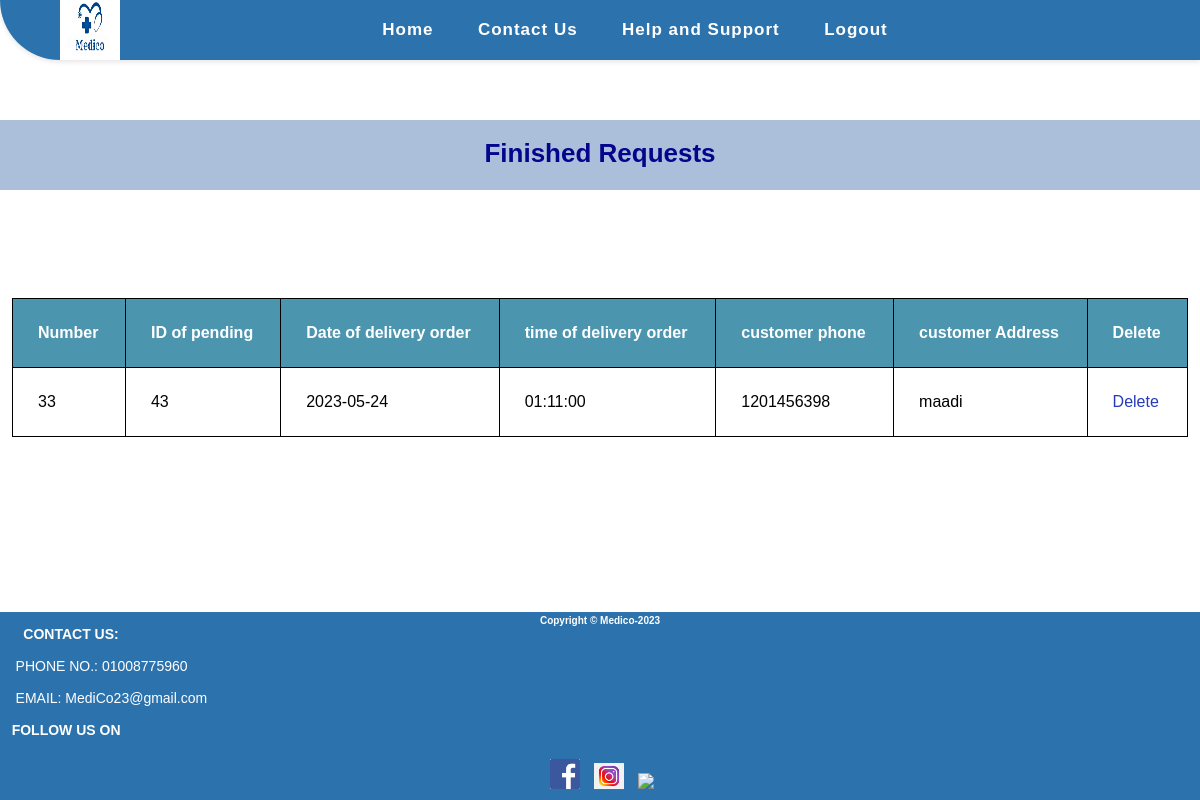
Page /pharmacy/finished_requests.php (signed in) on the committed database.
### tables this page shows
CREATE TABLE `finished_orders` (
  `id` int(11) NOT NULL,
  `id_of_pending` int(11) NOT NULL
);

CREATE TABLE `orders` (
  `id_of_order` int(11) NOT NULL,
  `pharmacy_id` int(11) NOT NULL,
  `opatient_id` int(11) NOT NULL,
  `ord_id` int(11) NOT NULL,
  `order_date` date NOT NULL,
  `order_time` time NOT NULL,
  `patient_address` varchar(255) NOT NULL,
  `prescription` mediumtext NOT NULL,
  `message` varchar(255) NOT NULL,
  `dtime` time NOT NULL,
  `dday` date NOT NULL,
  `dphone` int(11) NOT NULL,
  `date_of_accept` date NOT NULL,
  `time_of_accept` time NOT NULL,
  `activity` varchar(255) NOT NULL,
  `order_cdo` int(11) NOT NULL
);

CREATE TABLE `patient` (
  `pid` int(11) NOT NULL,
  `first_name` varchar(255) NOT NULL,
  `last_name` varchar(255) NOT NULL,
  `gender` varchar(255) NOT NULL,
  `occupation` varchar(255) NOT NULL,
  `marital_status` varchar(255) NOT NULL,
  `email` varchar(255) NOT NULL,
  `allergies` varchar(255) NOT NULL,
  `blood_type` varchar(255) NOT NULL,
  `pdate_of_birth` date NOT NULL,
  `phone` int(11) NOT NULL,
  `emergency_contact` int(11) NOT NULL,
  `address` varchar(255) NOT NULL,
  `password` int(11) NOT NULL,
  `image` mediumtext NOT NULL,
  `has_emh` varchar(255) NOT NULL,
  `paid` varchar(255) NOT NULL,
  `blocked` varchar(255) NOT NULL
);

### pharmacy/finished_requests.php (the view, shortened to what this page needs)
<?php
include "../shared/conn.php";
if (isset($_SESSION['pharmacy'])) {
    $select = "SELECT * FROM `finished_orders`
    JOIN `orders` ON finished_orders.id_of_pending = orders.id_of_order
    JOIN `patient` ON orders.opatient_id = patient.pid";
    $sel = mysqli_query($connect , $select);
?>
<!DOCTYPE html>
<html lang="en">
<head>
    <link rel="stylesheet" href="../CSS/footer.css">
    <link rel="stylesheet" href="../CSS/pharmacy's view.css">
</head>
<body>
    <nav>
        <div class="logo">
            <a href="#"><img src="../Images/medico.png" alt="Medico Logo"></a>
        </div>
        <ul class="nav-links">
            <li><a href="./pharmacy_view.php">Home</a></li>
            <li><a href="#">Contact Us</a></li>
            <li><a href="#">Help and Support</a></li>
            <li><a href="../shared/login.php?gbye='1'">Logout</a></li>
        </ul>
    </nav>
    <h1 class="h1_text" id="Requests">Finished Requests</h1>
    <table>
        <thead>
            <tr>
                <th>Number</th>
                <th>ID of pending</th>
                <th>Date of delivery order</th>
                <th>time of delivery order</th>
                <th>customer phone</th>
                <th>customer Address</th>
                <th>Delete</th>
            </tr>
        </thead>
        <tbody>
            <?php foreach($sel as $s){ ?>
            <tr>
                <td><?php echo $s['id']; ?></td>
                <td><?php echo $s['id_of_order']; ?></td>
                <td><?php echo $s['date_of_accept']; ?></td>
                <td><?php echo $s['time_of_accept']; ?></td>
                <td><?php echo $s['phone']; ?></td>
                <td><?php echo $s['patient_address']; ?></td>
                <td><a href="finished_requests.php?delete=<?php echo $s['id_of_order']; ?>">Delete</a></td>
            </tr>
            <?php } ?>
        </tbody>
    </table>
    <?php }?>
    <footer class="sticky-footer">
        <div>
            <h6>Copyright &copy Medico-2023</h6>
        </div>
               <div>
               <h4 class="_14">  &nbsp  &nbsp  &nbsp CONTACT US:</h4>
                  <br>    &nbsp  &nbsp PHONE NO.: 01008775960 <br>
                   <br>    &nbsp  &nbsp EMAIL: MediCo23@gmail.com
</div>
<br>
<div class="footer-social-icons">
  <h4 class="r"> &nbsp &nbspFOLLOW US ON</h4>
  <br>
  <ul class="social-icons">
    <li><a href="www.facbook.com">&nbsp<img width=30px hight=40px
          src="../Images/icona1.png"></a></li>
    <li><a href="www.instagram.com"><img width=30px hight=40px
          src="../Images/icona2.png"></a></li></li>
    <li><a href="www.twitter.com"><img width=30px hight=40px
          src="../Images/twitter.jpg"></a></li>
</ul>
</div>
    </footer>
</body>
</html>

### CSS/footer.css (style rules this page uses)
body { min-height: 100vh; }
footer { background-color: #2c73ae; padding: 3px 0; font-size: 14px; color: #fff; }
.sticky-footer { position: sticky; top: 100%; }
footer ul { margin: 0; padding: 0; list-style: none; }
footer ul li { display: inline-block; margin-left: 10px; }
footer ul li:first-child { margin-left: 0; }
a { color: #253bbc; text-decoration: none; }
footer h6 { font-size: 10px; font-weight: bold; color: white; text-align: center; }
.social-icons { text-align: center; margin: 5px 30px; }
html { height: 100%; }
body { display: flex; flex-direction: column; min-height: 100%; }
footer { margin-top: auto; }

### CSS/pharmacy's view.css (style rules this page uses)
* { padding: 0; margin: 0; box-sizing: border-box; font-family: 'Poppins', sans-serif; }
nav { display: flex; justify-content: space-between; align-items: center; background-color: #2c73ae; height: 60px; padding: 0 50px; box-shadow: 0px 2px 5px rgba(0, 0, 0, 0.1); border-bottom-left-radius: 60px; }
.logo { width: 60px; height: 60px; margin-left: 10px; }
.logo img { width: 100%; height: 100%; }
.nav-links { display: flex; justify-content: space-around; width: 50%; }
.nav-links li { list-style: none; }
.nav-links a { color: #ffffff; text-decoration: none; font-weight: bold; font-size: 17px; letter-spacing: 1px; }
.nav-links li { opacity: 1; transition: opacity 0.5s ease-in-out; margin: 10px 0; }
.h1_text { text-align: center; color: rgb(4, 4, 140); font-size: 26px; padding-top: 18px; font-weight: bold; margin-top: 60px; margin-bottom: 20px; background-color: #295aa063; height: 70px; }
table { border-collapse: collapse; width: 98%; margin: auto; }
th, td { text-align: left; padding: 25px; border: 1px solid black; }
th { background-color: #4c95af; color: white; }

### rows in the picture
finished_orders: id "33", id_of_pending.id_of_order "43", id_of_pending.date_of_accept "2023-05-24", id_of_pending.time_of_accept "01:11:00", patient.phone "1201456398", id_of_pending.patient_address "maadi"
